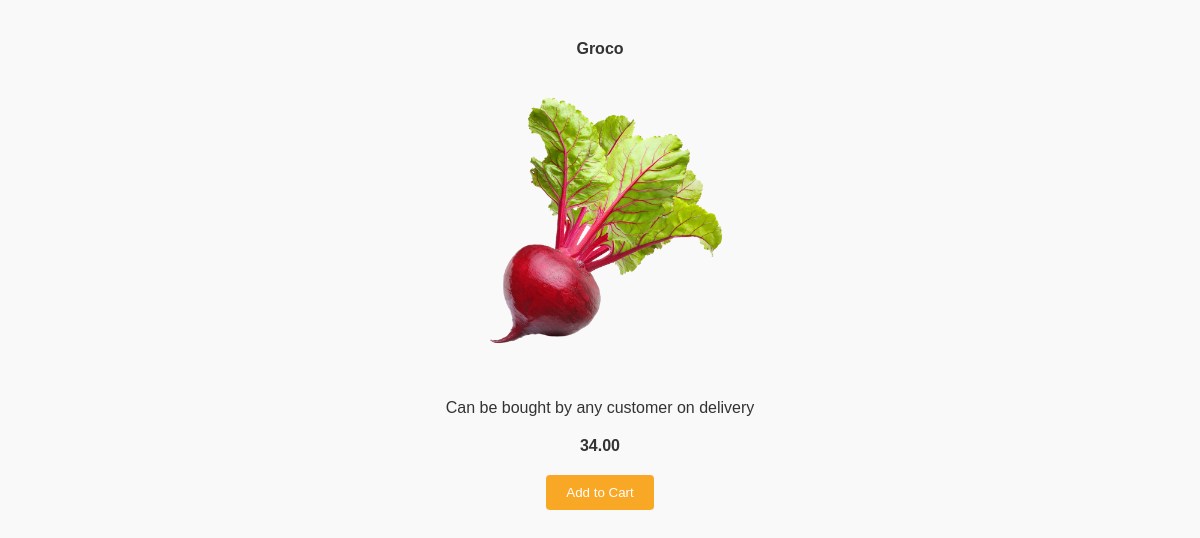
The page /inventory/products/2/ on the database its author committed.
### inventory/models.py (models this page shows)
class Product(models.Model):
    vendor=models.ForeignKey(MamaMboga,on_delete=models.CASCADE)
    name = models.CharField(max_length=32)
    description = models.TextField()
    image = models.ImageField(upload_to='images/')
    price = models.DecimalField(max_digits=6 ,decimal_places=2)
    stock = models.PositiveIntegerField()
    date_created = models.DateTimeField(auto_now_add=True)
    date_updated = models.DateTimeField(auto_now=True)

### inventory/views.py (the view)
# urls.py: path("products/<int:id>/",product_detail,name="product_detail_view"),
def product_detail(request, id):
    product = Product.objects.get(id=id)
    return render(request, 'inventory/product-detail.html', {'product': product})

### templates/inventory/product-detail.html (shortened to what this page needs)
<!DOCTYPE html>
<html lang="en">
<head>
</head>
<body>
    <div class="container">
        <h4>{{ product.name }}</h4>
        <img src="{{ product.image.url }}" alt="{{ product.name }} Image">
        <p>{{ product.description }}</p>
        <span>{{ product.price }}</span>
        <a href="{% url 'cart_list_view' %}">
            <button>Add to Cart</button>
        </a>
    </div>
</body>
</html>

### templates/inventory/product-detail.html (style rules this page uses)
:root { --primary-color: #f9a826; --secondary-color: #007bff; --background-color: #f9f9f9; --text-color: #333333; --border-color: #dddddd; --box-shadow-color: rgba(0, 0, 0, 0.2); }
body { font-family: Arial, sans-serif; background-color: var(--background-color); color: var(--text-color); margin: 0; padding: 0; }
.container { max-width: 600px; margin: 0 auto; padding: 20px; }
h4 { text-align: center; margin-top: 20px; }
img { display: block; margin: 0 auto; max-width: 300px; height: auto; margin-top: 20px; }
p { text-align: center; margin-top: 20px; }
span { display: block; text-align: center; font-weight: bold; margin-top: 20px; }
a { display: block; text-align: center; margin-top: 20px; }
button { padding: 10px 20px; background-color: var(--primary-color); color: #fff; border: none; border-radius: 4px; cursor: pointer; }

### rows shown on the page
Product: name "Groco", image (picture), description "Can be bought by any customer on delivery", price "34.00"
